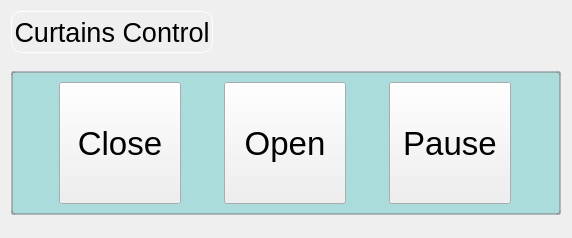
<?xml version="1.0" encoding="UTF-8"?>
<ui version="4.0">
 <class>CurtainsControlPage</class>
 <widget class="QWidget" name="CurtainsControlPage">
  <property name="geometry">
   <rect>
    <x>0</x>
    <y>0</y>
    <width>572</width>
    <height>238</height>
   </rect>
  </property>
  <property name="sizePolicy">
   <sizepolicy hsizetype="Preferred" vsizetype="MinimumExpanding">
    <horstretch>0</horstretch>
    <verstretch>0</verstretch>
   </sizepolicy>
  </property>
  <property name="styleSheet">
   <string notr="true">QLabel#titleLabel {
	padding-width-left:5px;
	padding-width-right:5px;
	border: 1px solid white;
	border-radius: 10px;
	min-width: 200px;
	min-height: 40px;
}

QFrame#frame_1,#frame_2,#frame_3  {
	border: 2px solid rgb(125, 125, 125, 50%);
	border-radius: 3px;
	background-color:rgb(100, 200, 200, 50%);
}

QPushButton {
	min-width: 120px;
	min-height: 120px;
	max-width: 120px;
	max-height: 120px;
	border-image: url(:/Hac/round-button.png);
}

QPushButton#startButton {
	image: url(:/Hac/right-arrow-black.png);
}
QPushButton#startButton:pressed {
	image: url(:/Hac/right-arrow-red.png);
}
QPushButton#stopButton {
	image: url(:/Hac/stop.png);
}
QPushButton#stopButton:pressed {
	image: url(:/Hac/stop.png);
}
</string>
  </property>
  <layout class="QGridLayout" name="gridLayout_2">
   <item row="0" column="0">
    <widget class="QLabel" name="titleLabel">
     <property name="font">
      <font>
       <pointsize>20</pointsize>
      </font>
     </property>
     <property name="text">
      <string>Curtains Control</string>
     </property>
     <property name="alignment">
      <set>Qt::AlignCenter</set>
     </property>
    </widget>
   </item>
   <item row="0" column="1">
    <spacer name="horizontalSpacer">
     <property name="orientation">
      <enum>Qt::Horizontal</enum>
     </property>
     <property name="sizeHint" stdset="0">
      <size>
       <width>91</width>
       <height>23</height>
      </size>
     </property>
    </spacer>
   </item>
   <item row="2" column="0" colspan="2">
    <widget class="QFrame" name="frame_1">
     <property name="frameShape">
      <enum>QFrame::Box</enum>
     </property>
     <property name="frameShadow">
      <enum>QFrame::Plain</enum>
     </property>
     <layout class="QHBoxLayout" name="horizontalLayout">
      <item>
       <widget class="QPushButton" name="closeButton">
        <property name="font">
         <font>
          <pointsize>25</pointsize>
         </font>
        </property>
        <property name="text">
         <string>Close</string>
        </property>
       </widget>
      </item>
      <item>
       <widget class="QPushButton" name="openButton">
        <property name="font">
         <font>
          <pointsize>25</pointsize>
         </font>
        </property>
        <property name="text">
         <string>Open</string>
        </property>
       </widget>
      </item>
      <item>
       <widget class="QPushButton" name="pauseButton">
        <property name="font">
         <font>
          <pointsize>25</pointsize>
         </font>
        </property>
        <property name="text">
         <string>Pause</string>
        </property>
       </widget>
      </item>
     </layout>
    </widget>
   </item>
   <item row="1" column="0" colspan="2">
    <spacer name="verticalSpacer">
     <property name="orientation">
      <enum>Qt::Vertical</enum>
     </property>
     <property name="sizeHint" stdset="0">
      <size>
       <width>0</width>
       <height>0</height>
      </size>
     </property>
    </spacer>
   </item>
   <item row="3" column="0" colspan="2">
    <spacer name="verticalSpacer_2">
     <property name="orientation">
      <enum>Qt::Vertical</enum>
     </property>
     <property name="sizeHint" stdset="0">
      <size>
       <width>0</width>
       <height>0</height>
      </size>
     </property>
    </spacer>
   </item>
  </layout>
 </widget>
 <resources>
  <include location="../res/hac.qrc"/>
 </resources>
 <connections/>
</ui>
